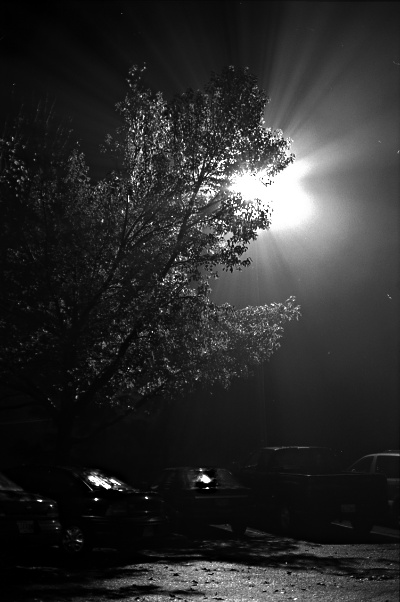
#> input picture U4/img2.jpg, 400 x 602 px
$ python '直方图的绘制.py'
#> lines starting #> are read from the running program, lines starting #| are printed output that depends on the picture
import numpy as np
import cv2 as cv
from matplotlib import pyplot as plt

def main():
    test = cv.imread('./img2.jpg')
#> test is the input picture: shape (602, 400, 3); min 0, max 255, mean 43.5
    b,g,r = cv.split(test)
    histB,bins=np.histogram(b.ravel(),256,[0,256])  # reval 归一化,256个数据,[0,256]边界
#> histB = 256 values, max 6892 at index 10, min 26 at index 228, mean 940.6; bins = 257 values from 0 to 256

    histG = np.bincount(g.ravel(),minlength=256)
#> histG has the same summary as histB
    histR = np.bincount(r.ravel(),minlength=256)
#> histR has the same summary as histB
    fig,(ax1,ax2,ax3)= plt.subplots (1,3)

    ax1.plot(histB,color='b')
    ax1.set_title('B')
    ax1.set_xlabel('x')
    ax1.set_ylabel('y')
    ax2.plot(histG,color='g')
    ax2.set_title('G')
    ax2.set_xlabel('x')
    ax2.set_ylabel('y')
    ax3.plot(histR,color='r')
    ax3.set_title('R')
    ax3.set_xlabel('x')
    ax3.set_ylabel('y')
    plt.show()
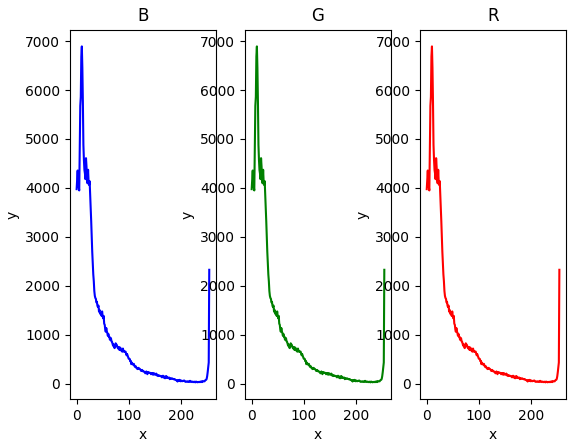
#> figure drawn by matplotlib, 3 panels; panel 1: curve peaks at x = 10, y = 6892; panel 2: curve peaks at x = 10, y = 6892; panel 3: curve peaks at x = 10, y = 6892
if __name__=='__main__':
    main()

$ run again, with U4/img8.jpg copied over U4/img2.jpg
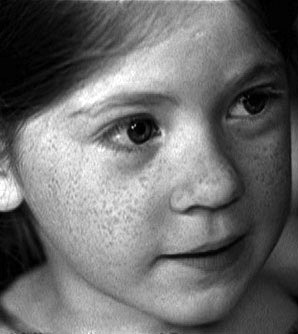
#> input picture U4/img8.jpg, 298 x 334 px
#> in main, test is the input picture: shape (334, 298, 3); min 0, max 255, mean 108.8
#> histB = 256 values, max 1445 at index 3, min 22 at index 253, mean 388.8; bins = 257 values from 0 to 256
#> histG has the same summary as histB
#> histR has the same summary as histB
#> in main, `plt.show()`:
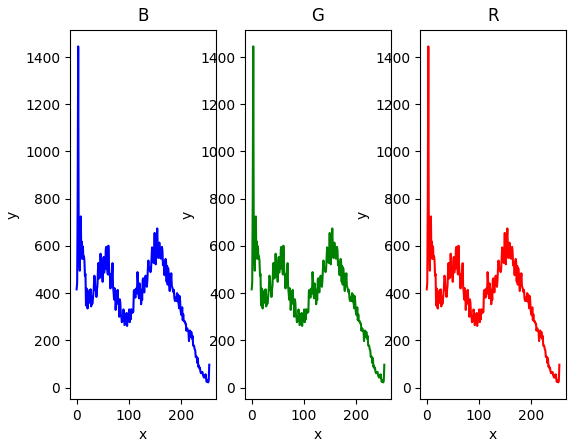
#> figure drawn by matplotlib, 3 panels; panel 1: curve peaks at x = 3, y = 1445; panel 2: curve peaks at x = 3, y = 1445; panel 3: curve peaks at x = 3, y = 1445
